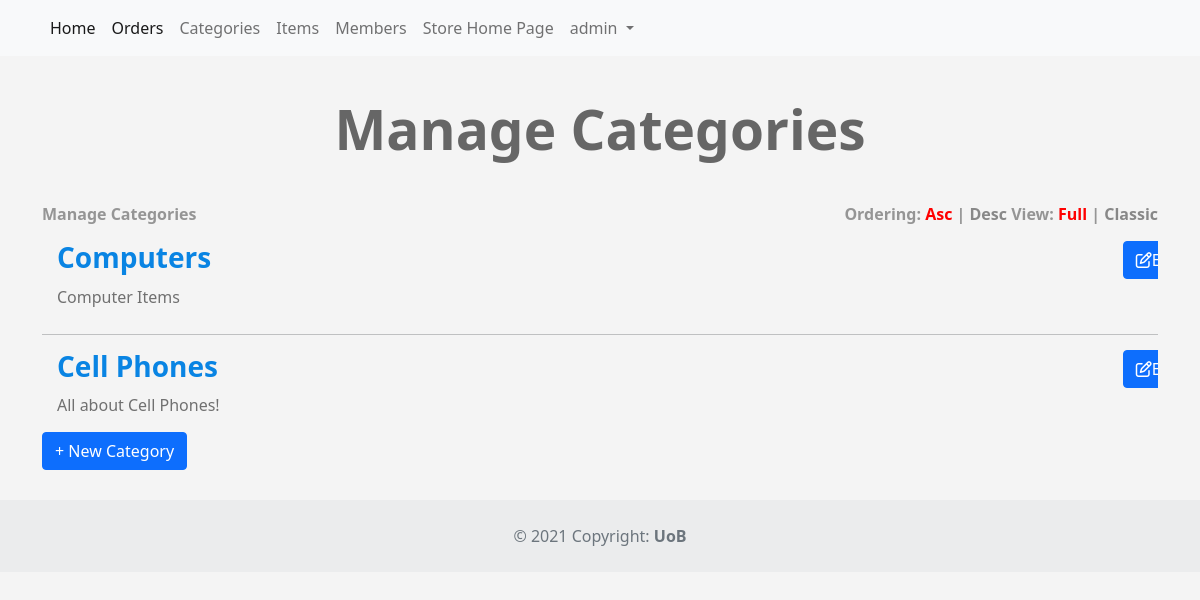
/ecom/cpanel/categories.php (signed in), run on the app's committed database.
### tables this page shows
CREATE TABLE `categories` (
  `ID` int(6) NOT NULL COMMENT 'Categorie Id',
  `Name` varchar(255) NOT NULL COMMENT 'Name of the Categorie',
  `Description` text NOT NULL COMMENT 'Description of the Categorie',
  `Ordering` int(11) DEFAULT NULL,
  `Visibility` tinyint(4) NOT NULL DEFAULT 0,
  `Allow_Comment` tinyint(4) NOT NULL DEFAULT 0
);

### ecom/cpanel/categories.php (the view, shortened to what this page needs)
<?php
if(isset($_SESSION['uname'])){
    include('init.php');
    $do = isset($_GET['do']) ? $_GET['do'] : "Manage";
    if($do == "Manage"){
        $sort = 'ASC';
        $stmt = $db->prepare("SELECT * FROM categories ORDER BY Ordering $sort ");
        $stmt->execute();
        $cat = $stmt->fetchAll();
        ?>
        <h1 class="text-center">Manage Categories</h1>
        <div class="container categories">
        <div class="panel panel-default">
        <div class="panel-heading">
        Manage Categories
        <div class="option float-end">
            Ordering:
            <a class="<?php if($sort =='ASC') {echo 'active';} ?>" href="?sort=ASC">Asc</a> |
            <a class="<?php if($sort =='DESC') {echo 'active';} ?>" href=?sort=DESC>Desc</a>
            View:
            <span class="active" data-view="full">Full</span> |
            <span data-view="classic">Classic</span>
        </div>
        </div>
        <div class="panel-body">
        <?php
        foreach($cat as $category){
            echo "<div class='cat'>";
            echo "<div class='hidden-buttons'>";
            echo "<a href='categories.php?do=Edit&ID=".$category['ID']."'class='btn btn-sx btn-primary'><i class='fa fa-edit'></i>Edit</a>";
            echo "</div>";
                 echo "<h3>".$category['Name']."</h3>";
                 echo '<div class="full-view">';
                  echo "<p>"; if($category['Description']==""){ echo "No description given";}
                  else {echo $category['Description'];} echo"</p>";
                  echo "</div>";
            echo "</div>";
            echo "<hr>";
        }
        ?>
        </div>
        </div>
        <a href="categories.php?do=Add"  class="add-category btn btn-primary">+ New Category</a>
    </div>
<?php
    }
    require($tpl."footer.php");
}
else {
    header("Location: index.php");
}
?>

### ecom/cpanel/themes/css/backend.css (style rules this page uses)
body { background-color: #F4F4F4; font-size: 16px; }
h1 { font-size: 55px; margin: 40px 0; font-weight: bold; color: #666; }
.categories .panel-heading { color: #959595; font-weight: bold; }
.categories .panel-body { padding: 0; }
.categories .option a { color: #888; text-decoration: none; }
.categories .option span { color: #888; cursor: pointer; }
.categories .option .active { color: #F00 }
.categories hr { margin-top: 0; margin-bottom: 0; }
.categories .cat { padding: 15px; position: relative; overflow: hidden; }
.categories .cat .hidden-buttons { -webkit-transition: all .5s ease-in-out; -moz-transition: all .5s ease-in-out; transition: all .5s ease-in-out; position: absolute; top: 15px; right: -120px; }
.categories .cat .hidden-buttons a { margin-right: 5px; }
.categories .cat h3 { margin: 0; cursor: pointer; font-weight: bold; color: #0984e3; }
.categories .cat .full-view p { margin: 10px 0; color: #707070; }
.categories .add-category { margin-top: -10px; margin-bottom: 30px; }

### data on the page
categories: Name "Computers", Description "Computer Items"
categories: Name "Cell Phones", Description "All about Cell Phones!"

### other printed values
$_SESSION['uname'] "admin"
